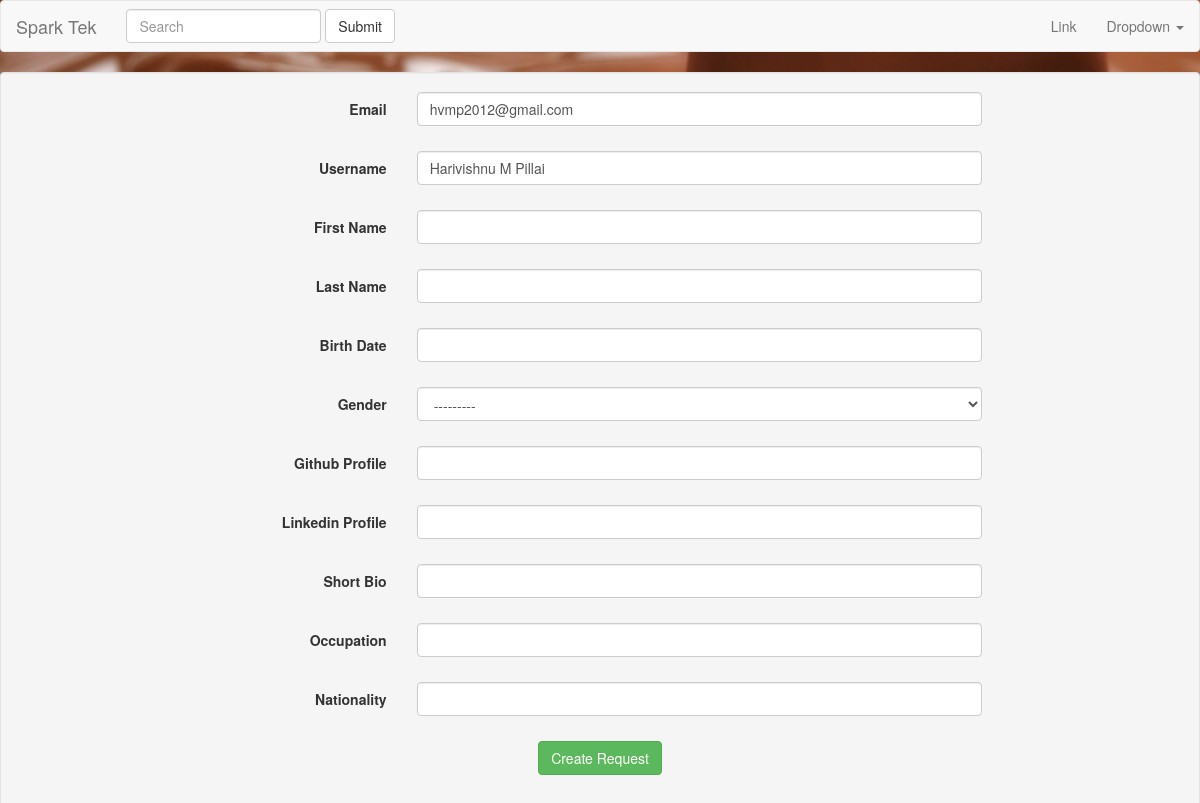
The page /register/user/profile/edit/ (signed in) on the database its author committed.
### registration/models.py (models this page shows, shortened)
class User(AbstractBaseUser):
    user_id = models.AutoField(primary_key=True)
    user_first_name = models.CharField(_('First Name'), max_length=32, blank=True, null=True,
                                  validators=[RegexValidator(regex='^[A-Za-z]*$')])
    user_last_name = models.CharField(_('Last Name'), max_length=32, blank=True, null=True,
                                    validators=[RegexValidator(regex='^[A-Za-z]*$')])
    email = models.EmailField(_('Email'), db_index=True, unique=True)
    user_dob = models.DateField(_('Birth Date'), blank=True, null=True)
    user_gender = models.CharField(_('Gender'), max_length=1, choices=GENDER, blank=True, null=True)
    user_github = models.CharField(_('Github Profile'),max_length=100,blank=True )
    user_linkedin = models.CharField(_('Linkedin Profile'),max_length=100,blank=True )
    user_bio = models.CharField(_('Short Bio'), max_length=1000,blank=True )
    user_occupation = models.CharField(_('Occupation'), max_length=100,blank=True )
    user_nationality = models.CharField(_('Nationality'), max_length=100,blank=True )
    date_joined = models.DateTimeField(auto_now_add=True)
    username = models.CharField(_('username'), max_length=32, blank=False, unique=True)
    is_active = models.BooleanField(default=True)
    is_admin = models.BooleanField(default=False)
    objects = MyUserManager()
    USERNAME_FIELD = 'email'
    REQUIRED_FIELDS = ['username']

### registration/views.py (the view)
class UserProfileUpdateView(LoginRequiredMixin, CurrentUserMixin, UpdateView):
	model = User
	fields = user_fields + user_extra_fields
	template_name_suffix = '_update_form'
	success_url = '/register/user/profile/'

### registration/templatetags/register_extras.py (called while the page is built)
@register.filter(name='addcss')
def addcss(field, css):
    return field.as_widget(attrs={"class":css})

### registration/views.py (called while the page is built)
	def get_object(self, *args, **kwargs):
		try: obj = super(CurrentUserMixin, self).get_object(*args, **kwargs)
		except AttributeError : obj = self.request.user
		return obj

### registration/templates/registration/user_update_form.html (shortened to what this page needs)
<html>
{% load register_extras %}
{% load staticfiles %}
<html lang="en">
<head>
    <link rel="stylesheet" href="{%  static 'css/bootstrap.min.css' %}" />
</head>
<body style="background-image: url({% static "image/images3.jpg" %});background-repeat:no-repeat;background-size:100%;height: 140px;display:block;padding:0 !important;margin:0;" >
<nav class="navbar navbar-default">
    <div class="container-fluid">
        <div class="navbar-header">
            <a class="navbar-brand" href="#">Spark Tek</a>
        </div>
        <form class="navbar-form navbar-left" role="search">
            <div class="form-group">
                <input type="text" class="form-control" placeholder="Search">
            </div>
            <button type="submit" class="btn btn-default">Submit</button>
        </form>
        <ul class="nav navbar-nav navbar-right">
            <li><a href="#">Link</a></li>
            <li class="dropdown">
                <a href="#" class="dropdown-toggle" data-toggle="dropdown" role="button" aria-haspopup="true" aria-expanded="false">Dropdown <span class="caret"></span></a>
            </li>
        </ul>
    </div>
</nav>
<form class="form-horizontal well" id="registerForm" method="POST"
      enctype="multipart/form-data" action="#">
    <fieldset>
        {% csrf_token %} {% load tz %}
        {% for field in form.visible_fields %}
            <div id="div_{{ field.html_name }}"
                 class="form-group{% if field.errors %} has-error{% endif%}">
                <label class="col-sm-4 control-label" for="{{ field.id_for_label }}">
                    {{ field.label }}
                </label>
                <div class="col-md-6 cnt-inpt">
                    {{ field|addcss:"form-control" }}
                </div>
            </div>
        {% endfor %}
        <div class="form-group" style="text-align:center">
            <a href="#tf-courses">
                <button type="submit" data-loading-text="Creating request..."
                        class="btn btn-success solution_buttons">Create Request  </button></a>
        </div>
    </fieldset>
</form>
</body>
</html>

### rows shown on the page
User: visible_fields "hvmp2012@gmail.com" "Harivishnu M Pillai" "---------"

### other values the page prints
{{ field.label }} "Email" "Username" "First Name" "Last Name" "Birth Date" "Gender" "Github Profile" "Linkedin Profile" "Short Bio" "Occupation" "Nationality"
